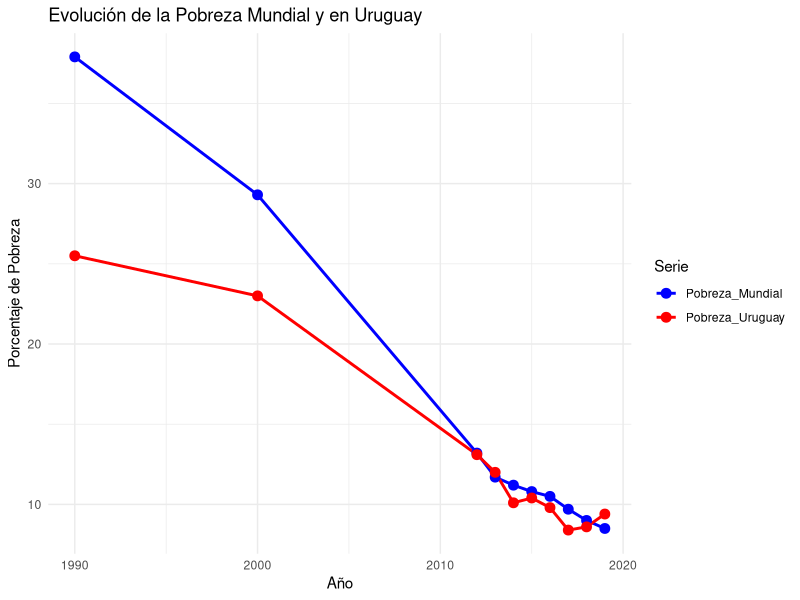

Here is the R script that generated this plot:
## ---- chunk 1
knitr::opts_chunk$set(echo = TRUE)
## ---- chunk 2
# Cargar las bibliotecas necesarias
library(ggplot2)
library(tidyr)

# Datos de pobreza mundial y Uruguay
datos <- data.frame(
  Año = c(1990, 2000, 2012, 2013, 2014, 2015, 2016, 2017, 2018, 2019),
  Pobreza_Mundial = c(37.9, 29.3, 13.2, 11.7, 11.2, 10.8, 10.5, 9.7, 9.0, 8.5),
  Pobreza_Uruguay = c(25.5, 23.0, 13.1, 12.0, 10.1, 10.4, 9.8, 8.4, 8.6, 9.4)
)

# Convertir el formato de los datos a largo
datos_largos <- gather(datos, key = "Serie", value = "Porcentaje", -Año)

# Crear el gráfico de líneas
ggplot(data = datos_largos, aes(x = Año, y = Porcentaje, color = Serie)) +
  geom_line(size = 1) +
  geom_point(size = 3) +
  scale_color_manual(values = c("Pobreza_Mundial" = "blue", "Pobreza_Uruguay" = "red")) +
  labs(title = "Evolución de la Pobreza Mundial y en Uruguay",
       x = "Año",
       y = "Porcentaje de Pobreza",
       color = "Serie") +
  theme_minimal()

